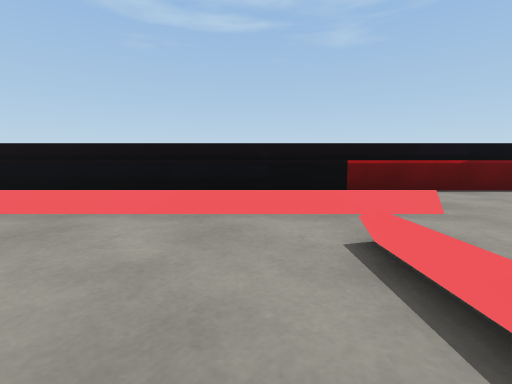
[1] (above)

12 first-person views from a walk through a Unity game level. The camera is 0.23 m above the floor, tilts 6° down and sees 85° across. The floor is counted in squares, 0.5 m on a side. Each view is taken from the middle of a square. On the plan, view 1 faces up. The plan holds only what a view shows up to about 9 squares ahead; the rest is blank. The place goes on beyond the plan.

[2]
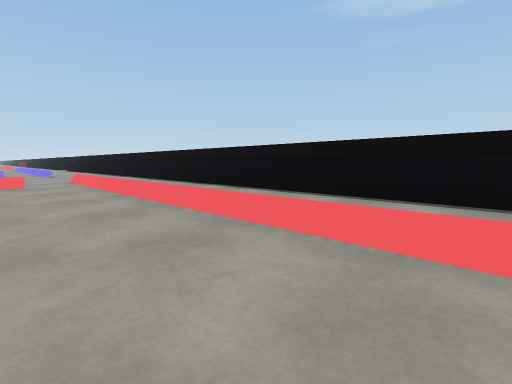

[3]
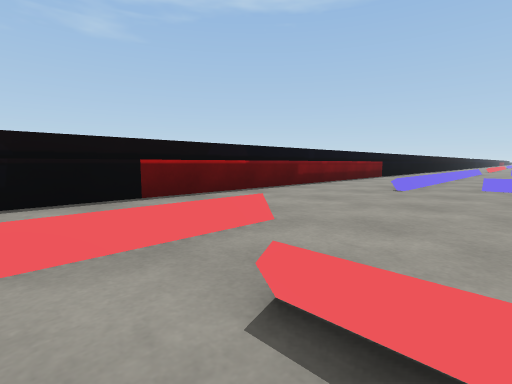

[4]
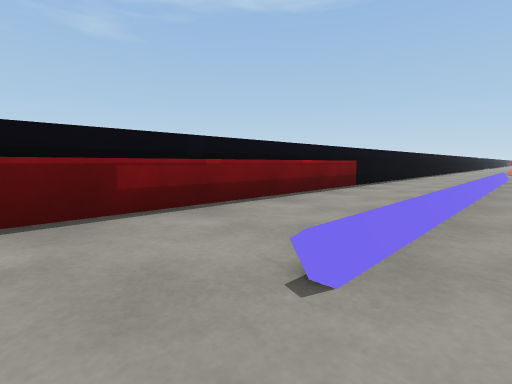

[5]
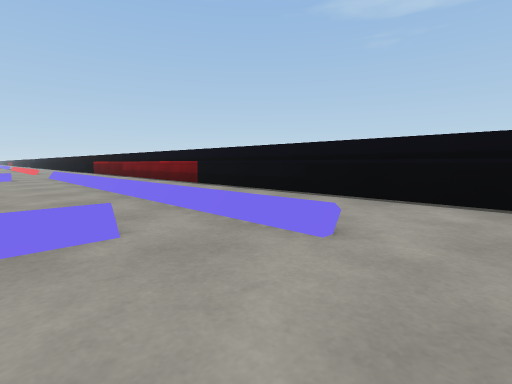

[6]
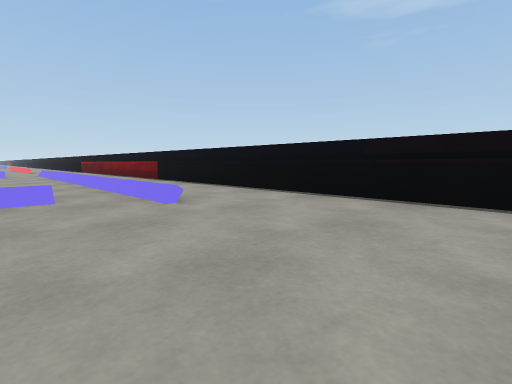

[7]
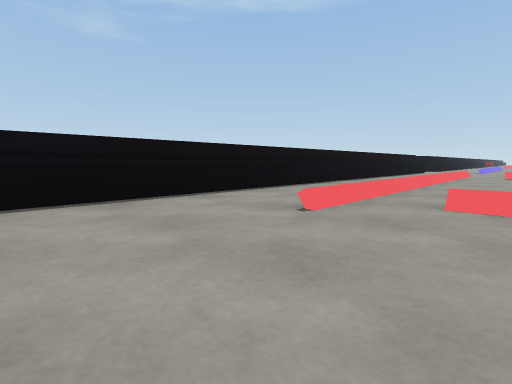

[8]
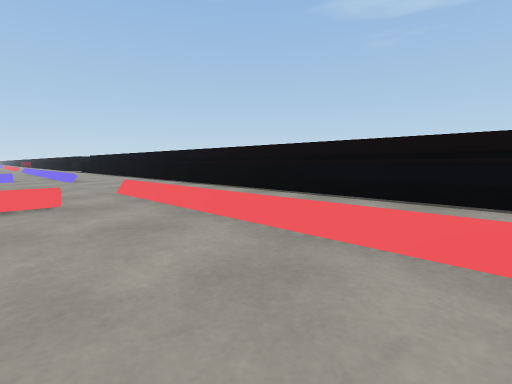

[9]
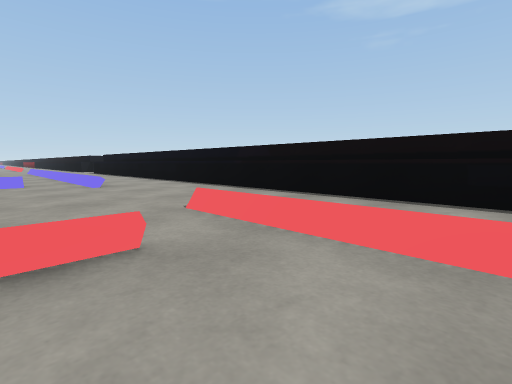

[10]
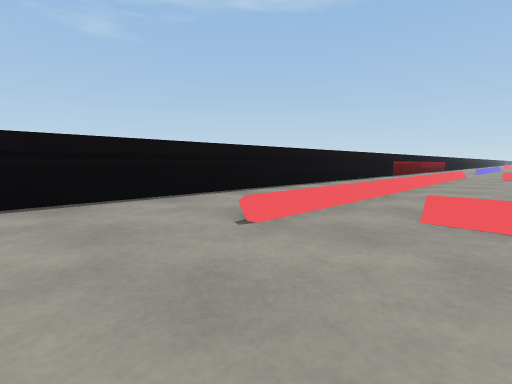

[11]
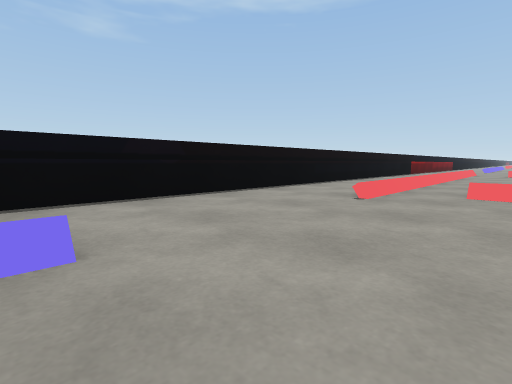

[12]
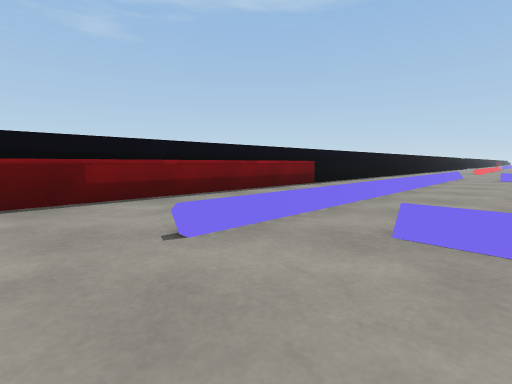

### Floor plan
Key: @ floor where view 1 was taken; . floor; = window, fence, low wall or low ledge; ^ raised ledge.
Columns run from 11 left of view 1 to 18 right of it. Each row starts with its distance up from view 1.
  5 ^^^^^^^^^^^^^^^^^^^^^^^^^^^^^^
  4 ..............................
  3 =...=========...=.======.=...=
  2 .................=......=.....
  1 ....=.......=....=......=....=
  0            @

Where each view was taken, in squares from view 1:
view 1: 0 up, 0 right, facing up
view 2: 1 up, 0 right, facing up-left
view 3: 1 up, 0 right, facing up-right
view 4: 2 up, 4 right, facing up-right
view 5: 1 up, 15 right, facing up-left
view 6: 1 up, 17 right, facing up-left
view 7: 1 up, 15 right, facing up-right
view 8: 1 up, 3 left, facing up-left
view 9: 1 up, 5 left, facing up-left
view 10: 1 up, 9 left, facing up-right
view 11: 1 up, 11 left, facing up-right
view 12: 1 up, 4 right, facing up-right
